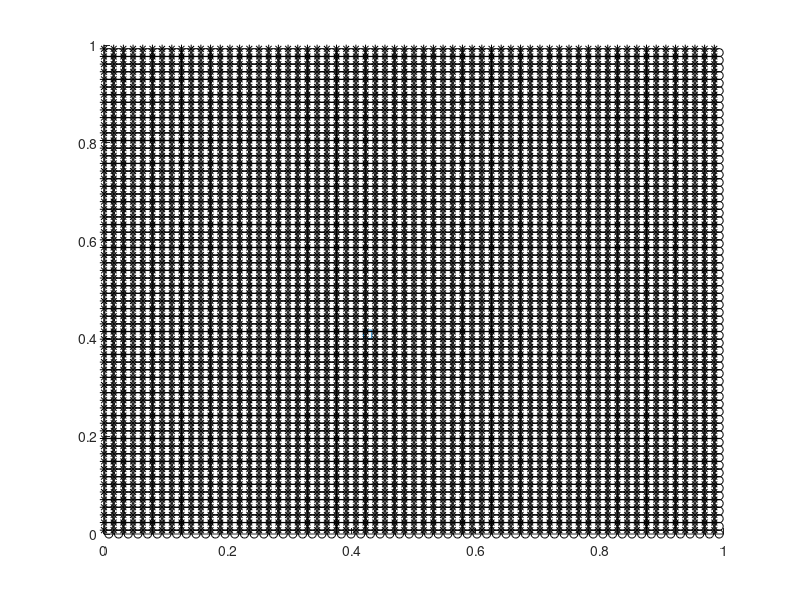

Write the MATLAB code that produced this figure. (Note: this script raises an error after producing the figure.)
% Tests for the BS4BS3 composite kernel

%Test scripts to ensure that kernels are indeed producing local divergence
%free interpolations
clear;
clc;
u_b = @(x,y) sin(2*pi.*x+2).*sin(2*pi.*y+4);
v_b = @(x,y) cos(2*pi.*x+2).*cos(2*pi.*y+4);

N = 64;
dx = 1/N;
dy = dx;

x = 0:dx:1-dx;
y = 0:dy:1-dy;

y_c = dy/2:dy:1-dy/2;
x_c = dx/2:dx:1-dx/2;


[xx_sidex,yy_sidex] = meshgrid(x,y_c);
[xx_sidey,yy_sidey] = meshgrid(x_c,y);


u = u_b(xx_sidex,yy_sidex);
v = v_b(xx_sidey,yy_sidey);

%compute the discrete divergence
du = (u(:,2:end)-u(:,1:end-1))./dx;
dv = (v(2:end,:)-v(1:end-1,:))./dy;
div = du(1:end-1,:)+dv(:,1:end-1);

%Now interpolate points using the composite B-spline kernel combinations
%generate a million randomly sampled points on the unit square
delta = 1e-4;

%Pick a random point in the unit square
xr = rand*(1-dx);
yr = rand*(1-dy);
% xr = 0.95;
% yr = 0.95;
scatter(xr,yr,'s')
hold on
plot(xx_sidey,yy_sidey,'ko')
plot(xx_sidex,yy_sidex,'k*')


%Using this point, create a new point that is delta away from it...

xr2 = xr + delta;
xr3 = xr - delta;

yr2 = yr + delta;
yr3 = yr - delta;
% scatter(xr,yr2,'s')
% scatter(xr,yr3,'s')
% scatter(xr2,yr,'s')
% scatter(xr3,yr,'s')
xs = [xr3 xr xr2];
ys = [yr3 yr yr2];
u_hat = zeros(3,1);
v_hat = zeros(3,1);

for i = 1:3

%interpolate at the randomly generated point
%add 1 to each point to account for the fact that MATLAB indexes by zero...
sxx = xs(i)/dx;
syx = ys(2)/dy - 1/2;
sxy = xs(2)/dx - 1/2;
syy = ys(i)/dy;
sx = [sxx,syx];
sy = [sxy,syy];

Ixx = floor([sx]);
Iyy = floor([sy]);

rx = sx-Ixx;
ry = sy-Iyy;

      i1x = mod(Ixx(2)-1:Ixx(2)+2,N)+1;
   if rx(1) < 0.5
       j1x = mod(Ixx(1)-2:Ixx(1)+2,N)+1;
   else
       j1x = mod(Ixx(1)-1:Ixx(1)+3,N)+1;
   end
   
   if ry(2) < 0.5
       i1y = mod(Iyy(2)-2:Iyy(2)+2,N)+1;
   else
       i1y = mod(Iyy(2)-1:Iyy(2)+3,N)+1;
   end
   
   j1y = mod(Iyy(1)-1:Iyy(1)+2,N)+1;
   %get the weights
   wsx(:,:) = BS_4x(rx(1)).*BS_3y(rx(2));
   wsy(:,:) = BS_3x(ry(1)).*BS_4y(ry(2));
   u_hat(i) = sum(sum(u(i1x,j1x).*wsx(:,:)));
   v_hat(i) = sum(sum(v(i1y,j1y).*wsy(:,:)));
end
div_interp = (u_hat(1)-u_hat(3))/(2*delta) + (v_hat(1)-v_hat(3))/(2*delta)

  plot(xx_sidey(i1y,j1y),yy_sidey(i1y,j1y),'o')
  plot(xx_sidex(i1x,j1x),yy_sidex(i1x,j1x),'*')

hold off